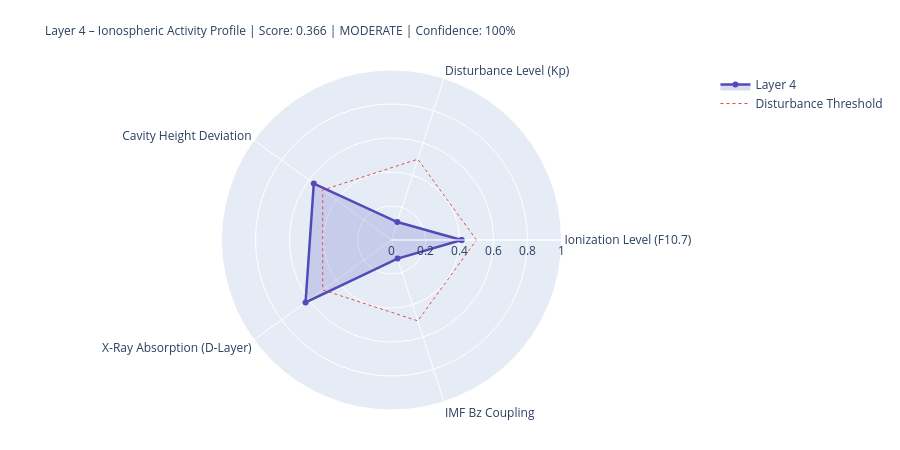

The notebook cell saved with this chart:
### Markdown cell above
---
## 4. State Assessment & Handoff to Layer 5

### Code cell
# ============================================================
# LAYER-4-SCORE
# ============================================================

COMPONENTS = {
    'Ionization Level (F10.7)':    {'score': ioniz,       'source': 'primary' if f107_now else 'from_layer0', 'dynamic': True},
    'Disturbance Level (Kp)':          {'score': disturb,     'source': 'primary' if kp_now   else 'from_layer0', 'dynamic': True},
    'Cavity Height Deviation':    {'score': h_dev,       'source': 'derived',                                'dynamic': True},
    'X-Ray Absorption (D-Layer)':{'score': xray_ioniz,  'source': 'primary' if xray_now else 'missing',     'dynamic': True},
    'IMF Bz Coupling':             {'score': bz_coupling, 'source': 'primary' if bz_now   else 'from_layer0', 'dynamic': True},
}

available    = {k: v['score'] for k, v in COMPONENTS.items() if v['score'] is not None}
unavailable  = [k for k, v in COMPONENTS.items() if v['score'] is None]
layer4_score = round(sum(available.values()) / len(available), 4) if available else None
confidence   = round(len(available) / len(COMPONENTS), 2)
level = ('unknown' if layer4_score is None
         else 'quiet'   if layer4_score < 0.3
         else 'moderate' if layer4_score < 0.6
         else 'active')
dominant_l4 = max(available, key=available.get) if available else 'none'

# Resonance delta for Schumann SR-1
sr1_ref = schumann_freq(1, 80.0)
sr1_now = schumann_freq(1, h_eff)
sr1_delta_mhz = (sr1_now - sr1_ref) * 1000

# Propagation conditions
prop_cond = ('disturbed'   if kp_val > 4
             else 'unsettled' if kp_val > 2
             else 'normal')
if xray_class in ['X', 'M']:
    prop_cond = 'Radio-Blackout moeglich'

W = 68
print('=' * W)
print('LAYER 4 – IONOSPHERE – STATE ASSESSMENT')
print('=' * W)
for name, comp in COMPONENTS.items():
    s = comp['score']
    if s is not None:
        bar = '█' * int(s * 20) + '░' * (20 - int(s * 20))
        print(f'  {name:<36} {bar}  {s:.3f}  [{comp["source"]}]')
    else:
        print(f'  {name:<36} {"─" * 20}  n/a   [missing]')
print('-' * W)
print(f'  Score:          {layer4_score:.3f}  ({len(available)}/{len(COMPONENTS)} components)')
print(f'  Confidence:     {confidence:.0%}')
print(f'  Level:          {level.upper()}')
print(f'  Dominant:       {dominant_l4}')
print(f'  Cavity height:  {h_eff:.1f} km  (Ref: 80.0 km)')
print(f'  SR-1:           {sr1_now:.3f} Hz  (Δ {sr1_delta_mhz:+.1f} mHz vs. ref)')
print(f'  Propagation:    {prop_cond}')
print(f'  X-Ray:          {xray_class}-class  ({xray_now:.2e} W/m²)' if xray_now else '  X-Ray:          n/a')
print('=' * W)

# Radar
cats   = list(available.keys())
vals_r = list(available.values())
if len(cats) >= 3:
    fig = go.Figure()
    fig.add_trace(go.Scatterpolar(
        r=vals_r + [vals_r[0]], theta=cats + [cats[0]],
        fill='toself', fillcolor='rgba(83,74,183,0.20)',
        line=dict(color='#534AB7', width=2.5), name='Layer 4'
    ))
    fig.add_trace(go.Scatterpolar(
        r=[0.5] * (len(cats)+1), theta=cats + [cats[0]],
        line=dict(color='#E24B4A', dash='dot', width=1),
        mode='lines', name='Disturbance Threshold'
    ))
    fig.update_layout(
        title=dict(
            text=f'Layer 4 – Ionospheric Activity Profile | Score: {layer4_score:.3f} | {level.upper()} | Confidence: {confidence:.0%}',
            font=dict(size=12)
        ),
        polar=dict(radialaxis=dict(visible=True, range=[0, 1])),
        height=450, showlegend=True,
        margin=dict(l=80, r=80, t=70, b=40)
    )
    fig.show()

### Figure 1 — Plotly figure (JSON) as saved in the notebook; plotly's stock layout.template omitted (floating-point values rounded to 4 significant figures)
{"data": [{"fill": "toself", "fillcolor": "rgba(83,74,183,0.20)", "line": {"color": "#534AB7", "width": 2.5}, "name": "Layer 4", "r": [0.412, 0.111, 0.565, 0.625, 0.115, 0.412], "theta": ["Ionization Level (F10.7)", "Disturbance Level (Kp)", "Cavity Height Deviation", "X-Ray Absorption (D-Layer)", "IMF Bz Coupling", "Ionization Level (F10.7)"], "type": "scatterpolar"}, {"line": {"color": "#E24B4A", "dash": "dot", "width": 1}, "mode": "lines", "name": "Disturbance Threshold", "r": [0.5, 0.5, 0.5, 0.5, 0.5, 0.5], "theta": ["Ionization Level (F10.7)", "Disturbance Level (Kp)", "Cavity Height Deviation", "X-Ray Absorption (D-Layer)", "IMF Bz Coupling", "Ionization Level (F10.7)"], "type": "scatterpolar"}], "layout": {"height": 450, "margin": {"b": 40, "l": 80, "r": 80, "t": 70}, "polar": {"radialaxis": {"range": [0, 1], "visible": true}}, "showlegend": true, "title": {"font": {"size": 12}, "text": "Layer 4 – Ionospheric Activity Profile | Score: 0.366 | MODERATE | Confidence: 100%"}}}
